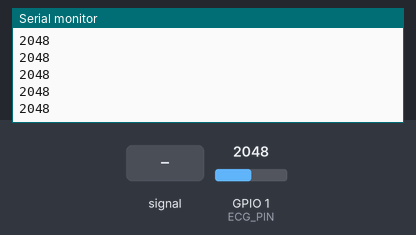
A sketch run on a simulated ESP32. On the bench: the last lines printed to the serial monitor. The test bench sets the inputs (shaded band); at power-on: GPIO 1 (ECG_PIN) = 2048 (analog values on the 0–4095 scale).

Above: at 2.2 s.
2.3 s: GPIO 1 (ECG_PIN) fed a 200 Hz sine of ±327 counts around its level
At 3.2 s:
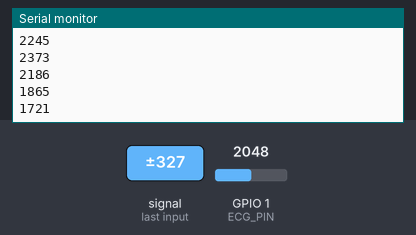
3.8 s: GPIO 1 (ECG_PIN) set to 2866
At 4.9 s:
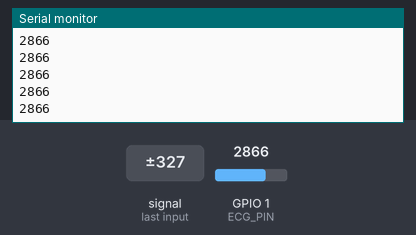
5.3 s: GPIO 1 (ECG_PIN) fed a 1000 Hz sine of ±1023 counts around its level
6.8 s: GPIO 1 (ECG_PIN) set to 3603
At 7.5 s:
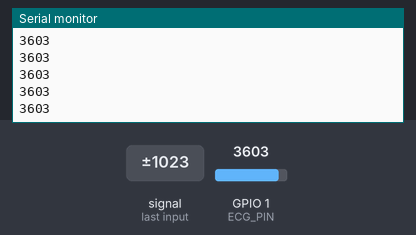
Timing chart, 0 to 9.3 s (numbered marks = the images above; inputs shaded):
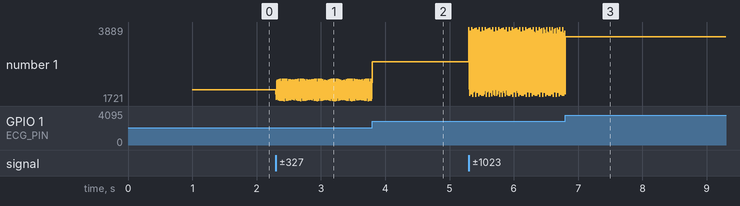

The sketch:

Extraccion_datos.ino
```cpp
const int ECG_PIN = D0;

const uint32_t SAMPLE_RATE = 250;
const uint32_t SAMPLE_PERIOD_US = 1000000UL / SAMPLE_RATE;

uint32_t nextSample = 0;

void setup() {
  Serial.begin(115200);

  analogReadResolution(12);
  analogSetPinAttenuation(ECG_PIN, ADC_11db);

  delay(1000);
  Serial.println("ECG_START");

  nextSample = micros();
}

void loop() {
  uint32_t now = micros();

  if ((int32_t)(now - nextSample) >= 0) {
    int ecgRaw = analogRead(ECG_PIN);
    Serial.println(ecgRaw);

    nextSample = now + SAMPLE_PERIOD_US;
  }
}
```

Measured:
- after the input at 2.3 s, the serial monitor: prints a new line at once (image 1)
- after the input at 6.8 s, the serial monitor: prints a new line at once (image 3)
- plotted number 1: 2048 → 2365 after the input at 2.3 s, 1925 → 3603 after the input at 6.8 s
